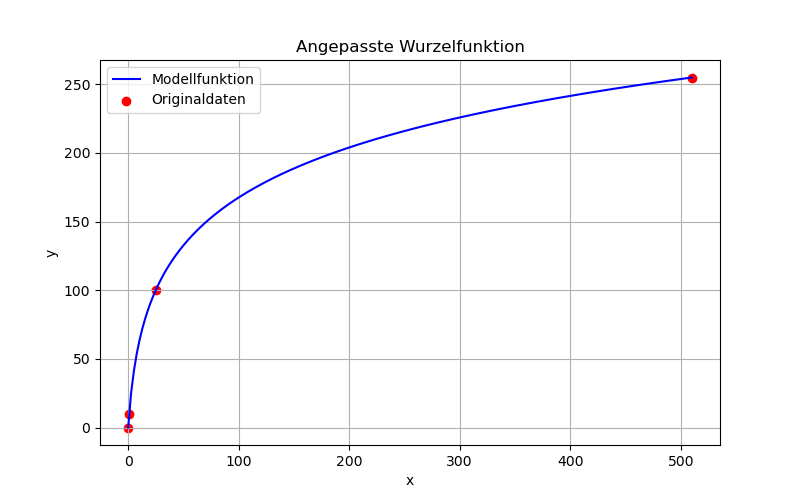

Write Python code to recreate this figure.
import numpy as np
from scipy.optimize import least_squares
import matplotlib.pyplot as plt

# Gegebene Punkte
x_data = np.array([510, 1, 0.1, 25])
y_data = np.array([255, 10, 0, 100])

# Funktion mit Parametern a, b, c, n
def model(params, x):
    a, b, c, n = params
    # Damit keine komplexen Zahlen entstehen, stellen wir sicher, dass x - b >= 0
    val = x - b
    val[val < 0] = 0  # klammere negative Werte aus, damit sqrt definiert ist
    return a * np.power(val, 1/n) + c

# Residuenfunktion für least_squares (Differenz zwischen Modell und Daten)
def residuals(params, x, y):
    return model(params, x) - y

# Startwerte (z.B. a=1, b=0, c=0, n=2)
start_params = [1.0, 0.0, 0.0, 2.0]

# Parameterbeschränkungen:
# - n > 0 (Wurzelexponent positiv)
# - x - b >= 0 für alle x in Daten → b <= min(x)
bounds_lower = [-np.inf, -np.inf, -np.inf, 0.0001]
bounds_upper = [np.inf, np.min(x_data), np.inf, np.inf]

# Optimierung
result = least_squares(residuals, start_params, args=(x_data, y_data), bounds=(bounds_lower, bounds_upper))

a_opt, b_opt, c_opt, n_opt = result.x

print("f(x)=a⋅(x−b)^(1/n)+c")

print(f"Optimierte Parameter:")
print(f"a = {a_opt}")
print(f"b = {b_opt}")
print(f"c = {c_opt}")
print(f"n = {n_opt}")

# Test: Werte für x_data
y_pred = model(result.x, x_data)
print("\nVergleich Original vs. Modell:")
for xi, yi, ypi in zip(x_data, y_data, y_pred):
    print(f"x={xi}: Original y={yi}, Modell y={ypi}")


# Wertebereich für den Plot
x_plot = np.linspace(np.min(x_data), np.max(x_data), 200)
y_plot = model(result.x, x_plot)

plt.figure(figsize=(8, 5))
plt.plot(x_plot, y_plot, label='Modellfunktion', color='blue')
plt.scatter(x_data, y_data, color='red', label='Originaldaten')
plt.xlabel('x')
plt.ylabel('y')
plt.title('Angepasste Wurzelfunktion')
plt.legend()
plt.grid(True)
plt.show()
